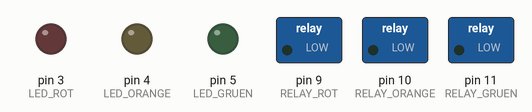
Simulated run of this sketch. Board: Arduino Uno, built with avr-gcc and run on an emulated ATmega328P. Parts: switched loads named in the sketch (green lamp = pin HIGH), output pins drawn as LEDs (lit = HIGH).

Above: at 0.5 s.
At 2.0 s:
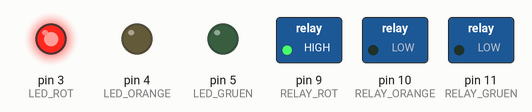
At 3.5 s:
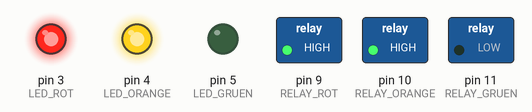
At 5.0 s:
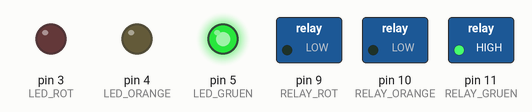
At 6.5 s:
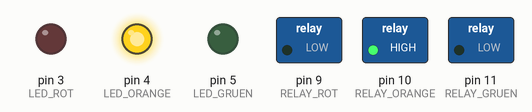
Timing chart, 0 to 9.1 s (numbered marks = the images above):
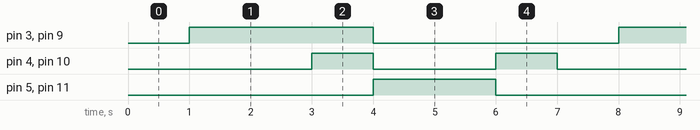

Measured:
- by itself, pin 3 (LED_ROT), pin 9 (RELAY_ROT): alternates HIGH for 3.0 s and LOW for 4.0 s
- by itself, pin 4 (LED_ORANGE), pin 10 (RELAY_ORANGE): repeats every 7.0 s: LOW 2.0 s, HIGH 1.0 s, LOW 3.0 s, HIGH 1.0 s
- by itself, pin 5 (LED_GRUEN), pin 11 (RELAY_GRUEN): alternates HIGH for 2.0 s and LOW for 5.0 s

The sketch:

trafficLight.ino
```cpp
#define LED_ROT 3
#define LED_ORANGE 4
#define LED_GRUEN 5


#define RELAY_ROT 9
#define RELAY_ORANGE 10
#define RELAY_GRUEN 11


void setup() {
  // put your setup code here, to run once:
  Serial.begin(9600);

  pinMode(LED_ROT, OUTPUT);
  pinMode(LED_ORANGE, OUTPUT);
  pinMode(LED_GRUEN, OUTPUT);

  pinMode(RELAY_ROT, OUTPUT);
  pinMode(RELAY_ORANGE, OUTPUT);
  pinMode(RELAY_GRUEN, OUTPUT);
}

void loop() {
  digitalWrite(RELAY_ROT,LOW);
  digitalWrite(RELAY_ORANGE,LOW);
  digitalWrite(RELAY_GRUEN,LOW);
  delay(1000);

  // put your main code here, to run repeatedly:
  digitalWrite(LED_ROT,HIGH);
  digitalWrite(RELAY_ROT,HIGH);
  delay (2000);
  digitalWrite(LED_ORANGE,HIGH);
  digitalWrite(RELAY_ORANGE,HIGH);
  delay (1000);
  digitalWrite(LED_ROT,LOW);
  digitalWrite(RELAY_ROT,LOW);
  digitalWrite(LED_ORANGE,LOW);
  digitalWrite(RELAY_ORANGE,LOW);
  digitalWrite(LED_GRUEN,HIGH);
  digitalWrite(RELAY_GRUEN,HIGH);
  delay(2000);
  digitalWrite(LED_GRUEN,LOW);
  digitalWrite(RELAY_GRUEN,LOW);
  digitalWrite(LED_ORANGE,HIGH);
  digitalWrite(RELAY_ORANGE,HIGH);
  delay(1000);
  digitalWrite(LED_ORANGE,LOW);
  digitalWrite(RELAY_ORANGE,LOW);
}
```
